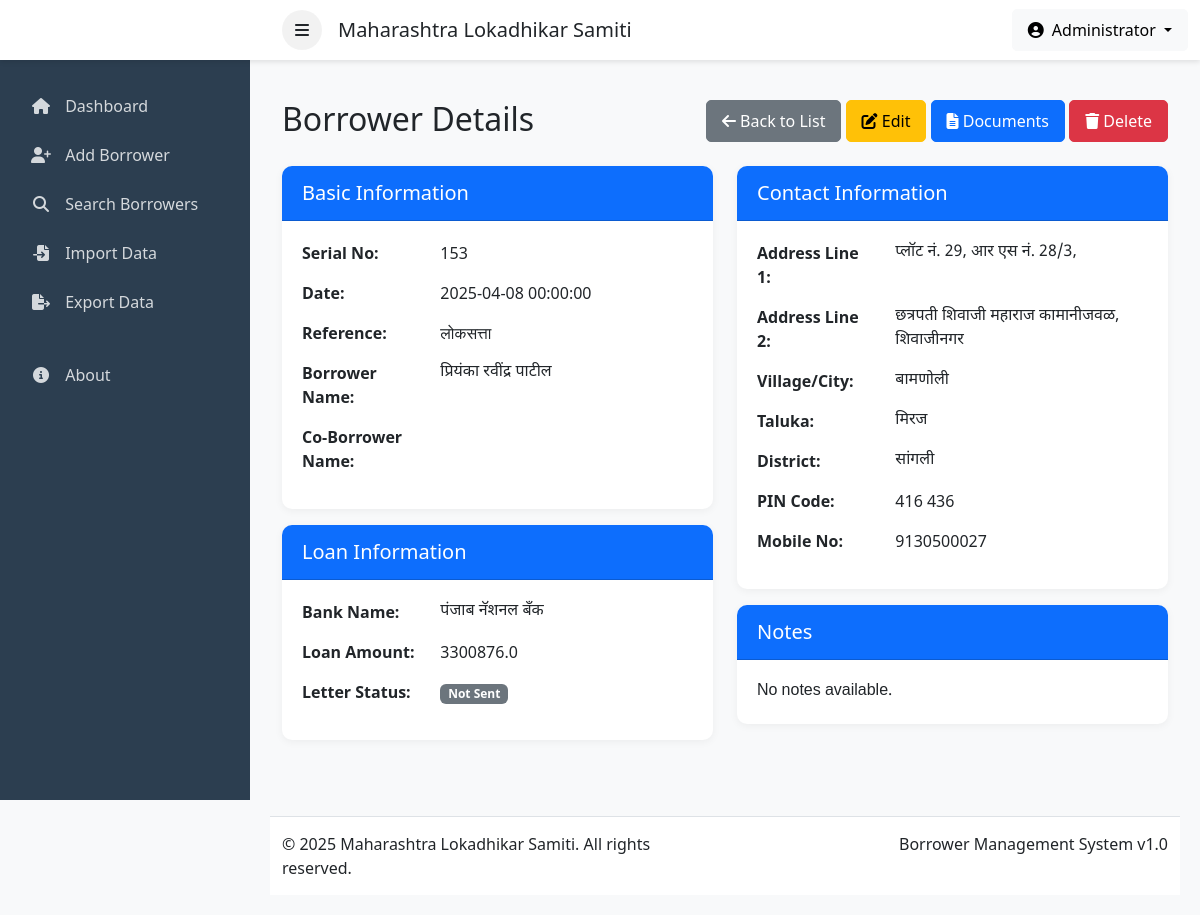
/borrower/view/156, run on the app's committed database.
### tables this page shows
CREATE TABLE borrowers (
    id INTEGER PRIMARY KEY AUTOINCREMENT,
    serial_no INTEGER NOT NULL,
    date TEXT NOT NULL,
    reference TEXT,
    borrower_name TEXT NOT NULL,
    co_borrower_name TEXT,
    address_line1 TEXT NOT NULL,
    address_line2 TEXT,
    village_city TEXT NOT NULL,
    taluka TEXT,
    district TEXT NOT NULL,
    pin_code TEXT,
    mobile TEXT,
    bank_name TEXT,
    loan_amount TEXT,
    letter_status TEXT DEFAULT 'Not Send',
    notes TEXT,
    created_at TEXT DEFAULT CURRENT_TIMESTAMP,
    updated_at TEXT DEFAULT CURRENT_TIMESTAMP
);

### web_app.py (the view)
@app.route('/borrower/view/<int:id>')
def view_borrower(id):
    borrower = borrower_manager.get_borrower_by_id(id)
    if not borrower:
        flash('Borrower not found', 'danger')
        return redirect(url_for('index'))
    return render_template('view_borrower.html', borrower=borrower)

### borrower_manager.py (called while the page is built)
def get_borrower_by_id(borrower_id):
    query = "SELECT * FROM borrowers WHERE id = ?"
    result = execute_query(query, (borrower_id,), fetchall=True)
    return result[0] if result else None

### database.py (called while the page is built)
def get_db_path():
    data_dir = os.path.join(os.getcwd(), 'data')
    if not os.path.exists(data_dir):
        os.makedirs(data_dir)
    return os.path.join(data_dir, 'borrowers.db')

def get_db_connection():
    conn = sqlite3.connect(get_db_path())
    conn.row_factory = sqlite3.Row  # This allows accessing columns by name
    return conn

def execute_query(query, params=(), fetchall=False, commit=False):
    conn = get_db_connection()
    cursor = conn.cursor()
    try:
        cursor.execute(query, params)
        if commit:
            conn.commit()
        if fetchall:
            result = [dict(row) for row in cursor.fetchall()]
            return result
        elif cursor.description:
            row = cursor.fetchone()
            return dict(row) if row else None
        return None
    except Exception as e:
        if commit:
            conn.rollback()
        raise e
    finally:
        conn.close()

### templates/view_borrower.html (shortened to what this page needs)
{% extends "layout.html" %}
{% block content %}
<div class="row mb-4">
    <div class="col">
        <h1 class="h2 mb-0">Borrower Details</h1>
    </div>
    <div class="col-auto">
        <a href="{{ url_for('index') }}" class="btn btn-secondary">
            <i class="fas fa-arrow-left"></i> Back to List
        </a>
        <a href="{{ url_for('edit_borrower_route', id=borrower.id) }}" class="btn btn-warning">
            <i class="fas fa-edit"></i> Edit
        </a>
        <a href="{{ url_for('documents', borrower_id=borrower.id) }}" class="btn btn-primary">
            <i class="fas fa-file-alt"></i> Documents
        </a>
        <button type="button" class="btn btn-danger"
                data-bs-toggle="modal"
                data-bs-target="#deleteModal"
                data-borrower-id="{{ borrower.id }}"
                data-borrower-name="{{ borrower.borrower_name }}">
            <i class="fas fa-trash"></i> Delete
        </button>
    </div>
</div>
<div class="row">
    <div class="col-md-6">
        <div class="card shadow-sm borrower-info-card">
            <div class="card-header bg-primary text-white">
                <h5 class="mb-0">Basic Information</h5>
            </div>
            <div class="card-body">
                <div class="row mb-3">
                    <div class="col-md-4 info-label">Serial No:</div>
                    <div class="col-md-8">{{ borrower.serial_no }}</div>
                </div>
                <div class="row mb-3">
                    <div class="col-md-4 info-label">Date:</div>
                    <div class="col-md-8">{{ borrower.date }}</div>
                </div>
                <div class="row mb-3">
                    <div class="col-md-4 info-label">Reference:</div>
                    <div class="col-md-8">{{ borrower.reference }}</div>
                </div>
                <div class="row mb-3">
                    <div class="col-md-4 info-label">Borrower Name:</div>
                    <div class="col-md-8 devanagari">{{ borrower.borrower_name }}</div>
                </div>
                <div class="row mb-3">
                    <div class="col-md-4 info-label">Co-Borrower Name:</div>
                    <div class="col-md-8 devanagari">{{ borrower.co_borrower_name }}</div>
                </div>
            </div>
        </div>
        <div class="card shadow-sm borrower-info-card">
            <div class="card-header bg-primary text-white">
                <h5 class="mb-0">Loan Information</h5>
            </div>
            <div class="card-body">
                <div class="row mb-3">
                    <div class="col-md-4 info-label">Bank Name:</div>
                    <div class="col-md-8 devanagari">{{ borrower.bank_name }}</div>
                </div>
                <div class="row mb-3">
                    <div class="col-md-4 info-label">Loan Amount:</div>
                    <div class="col-md-8">{{ borrower.loan_amount }}</div>
                </div>
                <div class="row mb-3">
                    <div class="col-md-4 info-label">Letter Status:</div>
                    <div class="col-md-8">
                        {% if borrower.letter_status == 'Not Send' %}
                        <span class="badge bg-secondary">Not Sent</span>
                        {% elif borrower.letter_status == 'Send' %}
                        <span class="badge bg-success">Sent</span>
                        {% elif borrower.letter_status == 'Returned Back' %}
                        <span class="badge bg-danger">Returned</span>
                        {% endif %}
                    </div>
                </div>
            </div>
        </div>
    </div>
    <div class="col-md-6">
        <div class="card shadow-sm borrower-info-card">
            <div class="card-header bg-primary text-white">
                <h5 class="mb-0">Contact Information</h5>
            </div>
            <div class="card-body">
                <div class="row mb-3">
                    <div class="col-md-4 info-label">Address Line 1:</div>
                    <div class="col-md-8 devanagari">{{ borrower.address_line1 }}</div>
                </div>
                <div class="row mb-3">
                    <div class="col-md-4 info-label">Address Line 2:</div>
                    <div class="col-md-8 devanagari">{{ borrower.address_line2 }}</div>
                </div>
                <div class="row mb-3">
                    <div class="col-md-4 info-label">Village/City:</div>
                    <div class="col-md-8 devanagari">{{ borrower.village_city }}</div>
                </div>
                <div class="row mb-3">
                    <div class="col-md-4 info-label">Taluka:</div>
                    <div class="col-md-8 devanagari">{{ borrower.taluka }}</div>
                </div>
                <div class="row mb-3">
                    <div class="col-md-4 info-label">District:</div>
                    <div class="col-md-8 devanagari">{{ borrower.district }}</div>
                </div>
                <div class="row mb-3">
                    <div class="col-md-4 info-label">PIN Code:</div>
                    <div class="col-md-8">{{ borrower.pin_code }}</div>
                </div>
                <div class="row mb-3">
                    <div class="col-md-4 info-label">Mobile No:</div>
                    <div class="col-md-8">{{ borrower.mobile }}</div>
                </div>
            </div>
        </div>
        <div class="card shadow-sm borrower-info-card">
            <div class="card-header bg-primary text-white">
                <h5 class="mb-0">Notes</h5>
            </div>
            <div class="card-body">
                <div class="devanagari">{{ borrower.notes if borrower.notes else 'No notes available.' }}</div>
            </div>
        </div>
    </div>
</div>
{% endblock %}

### templates/layout.html (shortened to what this page needs)
<!DOCTYPE html>
<html lang="en">
<head>
    <link href="https://cdn.jsdelivr.net/npm/bootstrap@5.2.3/dist/css/bootstrap.min.css" rel="stylesheet">
    <link href="https://cdnjs.cloudflare.com/ajax/libs/font-awesome/6.4.0/css/all.min.css" rel="stylesheet">
</head>
<body>
    <nav class="navbar top-navbar" id="topNavbar">
        <div class="container-fluid d-flex justify-content-between align-items-center">
            <div class="d-flex align-items-center">
                <div class="menu-toggle me-3" id="menuToggle">
                    <i class="fas fa-bars"></i>
                </div>
                <h1 class="h5 mb-0">Maharashtra Lokadhikar Samiti</h1>
            </div>
            <div class="d-flex align-items-center">
                <div class="dropdown">
                    <button class="btn btn-light dropdown-toggle" type="button" id="userDropdown" data-bs-toggle="dropdown" aria-expanded="false">
                        <i class="fas fa-user-circle me-1"></i> Administrator
                    </button>
                </div>
            </div>
        </div>
    </nav>
    <div class="sidebar" id="sidebar">
        <ul class="nav flex-column px-3">
            <li class="nav-item">
                <a class="nav-link {{ 'active' if request.path == url_for('index') }}" href="{{ url_for('index') }}">
                    <i class="fas fa-home"></i> Dashboard
                </a>
            </li>
            <li class="nav-item">
                <a class="nav-link {{ 'active' if request.path == url_for('add_borrower_route') }}" href="{{ url_for('add_borrower_route') }}">
                    <i class="fas fa-user-plus"></i> Add Borrower
                </a>
            </li>
            <li class="nav-item">
                <a class="nav-link {{ 'active' if request.path == url_for('search_page') }}" href="{{ url_for('search_page') }}">
                    <i class="fas fa-search"></i> Search Borrowers
                </a>
            </li>
            <li class="nav-item">
                <a class="nav-link {{ 'active' if request.path == url_for('import_route') }}" href="{{ url_for('import_route') }}">
                    <i class="fas fa-file-import"></i> Import Data
                </a>
            </li>
            <li class="nav-item">
                <a class="nav-link {{ 'active' if request.path == url_for('export_all') }}" href="{{ url_for('export_all') }}">
                    <i class="fas fa-file-export"></i> Export Data
                </a>
            </li>
            <li class="nav-item mt-4">
                <a class="nav-link" href="#" id="about-link">
                    <i class="fas fa-info-circle"></i> About
                </a>
            </li>
        </ul>
    </div>
    <div class="main-content" id="mainContent">
        <div class="content-wrapper">
            <div class="container-fluid">
                {% block content %}{% endblock %}
            </div>
        </div>
        <footer>
            <div class="container">
                <div class="row">
                    <div class="col-md-6 text-start">
                        <p class="mb-0">&copy; 2025 Maharashtra Lokadhikar Samiti. All rights reserved.</p>
                    </div>
                    <div class="col-md-6 text-end">
                        <p class="mb-0">Borrower Management System v1.0</p>
                    </div>
                </div>
            </div>
        </footer>
    </div>
</body>
</html>

### templates/layout.html (style rules this page uses)
:root { --primary-color: #3498db; --secondary-color: #2c3e50; --success-color: #2ecc71; --danger-color: #e74c3c; --warning-color: #f39c12; --info-color: #1abc9c; }
body { background-color: #f8f9fa; font-family: 'Segoe UI', Tahoma, Geneva, Verdana, sans-serif; }
.sidebar { background-color: var(--secondary-color); color: white; min-height: 100vh; position: fixed; left: 0; top: 0; width: 250px; padding-top: 60px; z-index: 100; transition: margin-left 0.3s; }
.main-content { margin-left: 250px; padding: 20px; transition: margin-left 0.3s; }
.top-navbar { background-color: white; box-shadow: 0 2px 5px rgba(0,0,0,0.1); position: fixed; top: 0; left: 0; right: 0; z-index: 1000; height: 60px; padding-left: 270px; transition: padding-left 0.3s; }
.menu-toggle { cursor: pointer; display: flex; align-items: center; justify-content: center; width: 40px; height: 40px; border-radius: 50%; background-color: rgba(0,0,0,0.05); transition: background-color 0.3s; }
.nav-item { margin-bottom: 5px; }
.nav-link { color: rgba(255,255,255,0.8) !important; border-radius: 5px; padding: 10px 15px; transition: all 0.3s; }
.nav-link i { margin-right: 10px; width: 20px; text-align: center; }
.card { border: none; border-radius: 10px; overflow: hidden; }
.card-header { padding: 15px 20px; font-weight: 600; }
.card-body { padding: 20px; }
.btn { border-radius: 5px; padding: 8px 15px; }
.shadow-sm { box-shadow: 0 2px 8px rgba(0,0,0,0.05) !important; }
footer { background-color: white; border-top: 1px solid #dee2e6; padding: 15px 0; text-align: center; margin-top: 30px; }
.content-wrapper { padding-top: 80px; padding-bottom: 30px; min-height: calc(100vh - 60px); }

### templates/view_borrower.html (style rules this page uses)
.devanagari { font-family: 'Noto Sans Devanagari', sans-serif; }
.info-label { font-weight: 600; }
.borrower-info-card { margin-bottom: 1rem; }

### data on the page
borrowers: serial_no "153", date "2025-04-08 00:00:00", reference "लोकसत्ता", borrower_name "प्रियंका रवींद्र पाटील", bank_name "पंजाब नॅशनल बँक", loan_amount "3300876.0", address_line1 "प्लॉट नं. 29, आर एस नं. 28/3,", address_line2 "छत्रपती शिवाजी महाराज कामानीजवळ, शिवाजीनगर", village_city "बामणोली", taluka "मिरज", district "सांगली", pin_code "416 436", mobile "9130500027", notes "No notes available."
